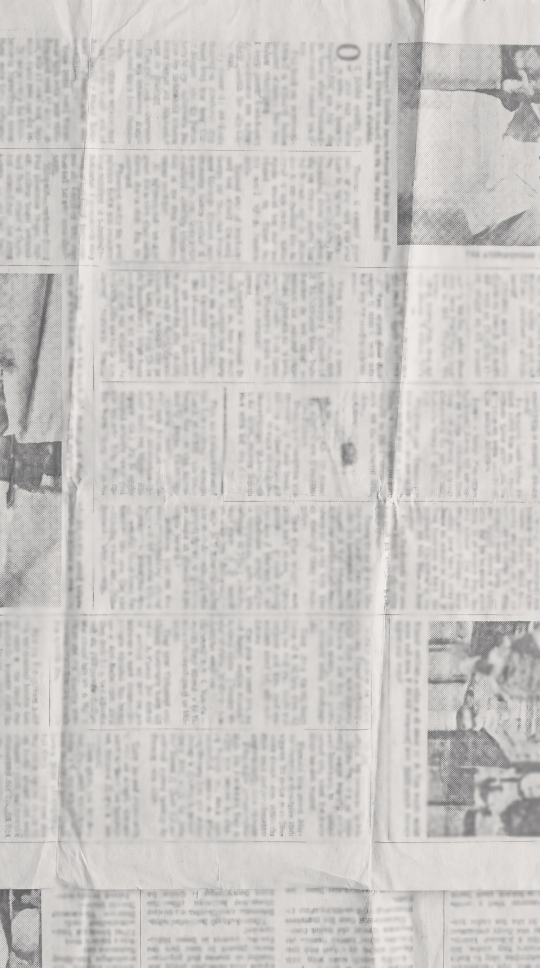
#> input picture collection-pot/thirty-one-years/assets/newsbg.jpg, 1080 x 1935 px (shown at 1/2 size)
$ python duotone.py ../assets/newsbg.jpg ../assets/ukmap.jpg
#> lines starting #> are read from the running program, lines starting #| are printed output that depends on the picture
# Brand duotone: map an image's tones onto Collection Pot charcoal (#2f2f32) → cream (#fffcf8),
# and snap any yellow accent to brand yellow (#f9b910), keeping its shading. Alpha is preserved.
# Usage: python3 duotone.py in.png out.png [--contrast 1.15] [--keep-yellow]
import cv2, numpy as np, sys
src, dst = sys.argv[1], sys.argv[2]
contrast = float(sys.argv[sys.argv.index('--contrast') + 1]) if '--contrast' in sys.argv else 1.12
keep_y = '--keep-yellow' in sys.argv
img = cv2.imread(src, cv2.IMREAD_UNCHANGED)
#> img is the input picture: shape (1935, 1080, 3); mean B, G, R 197.6, 200.1, 202.5
alpha = img[..., 3] if img.shape[2] == 4 else None
bgr = img[..., :3].astype(np.float32)
L = cv2.cvtColor(img[..., :3], cv2.COLOR_BGR2GRAY).astype(np.float32) / 255
L = np.clip((L - 0.5) * contrast + 0.5, 0, 1)
ink = np.array([0x32, 0x2f, 0x2f], np.float32)      # BGR of #2f2f32
paper = np.array([0xf8, 0xfc, 0xff], np.float32)    # BGR of #fffcf8
out = ink * (1 - L[..., None]) + paper * L[..., None]
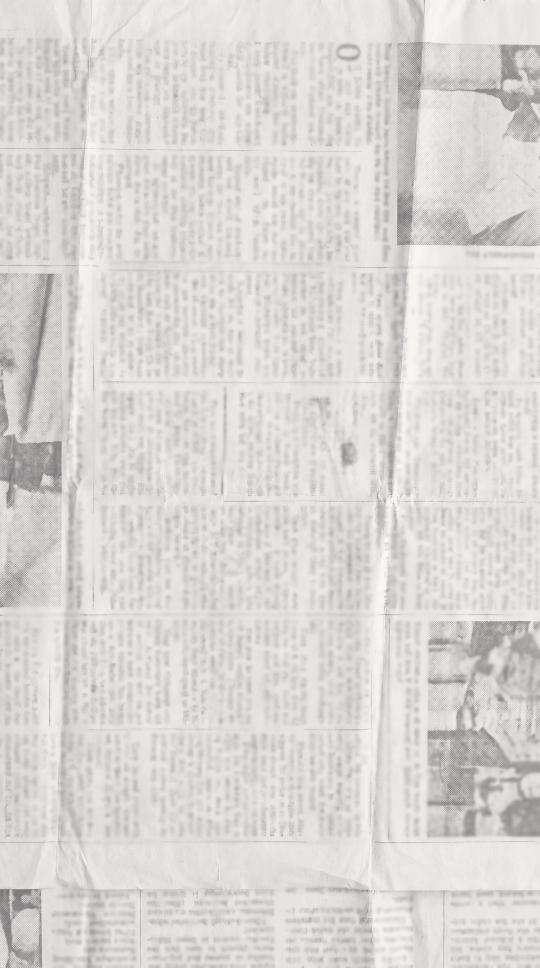
#> out: shape (1935, 1080, 3) float32 (shown at 1/2 size); mean of channels 0, 1, 2 213, 215.3, 217.6; drawn as B, G, R
if keep_y:
    hsv = cv2.cvtColor(img[..., :3], cv2.COLOR_BGR2HSV).astype(np.float32)
    h, s, v = hsv[..., 0], hsv[..., 1] / 255, hsv[..., 2] / 255
    ymask = ((h > 12) & (h < 38) & (s > 0.45) & (v > 0.35)).astype(np.float32)
    ymask = cv2.GaussianBlur(ymask, (5, 5), 0)[..., None]
    yel = np.array([0x10, 0xb9, 0xf9], np.float32)  # BGR of #f9b910
    shade = np.clip(v / max(np.percentile(v[ymask[..., 0] > 0.5], 90) if (ymask > 0.5).any() else 1, 1e-3), 0.55, 1.0)[..., None]
    out = out * (1 - ymask) + (yel * shade) * ymask
out = np.clip(out, 0, 255).astype(np.uint8)
if alpha is not None: out = np.dstack([out, alpha])
cv2.imwrite(dst, out); print(dst)
#| ../assets/ukmap.jpg

$ run again, on collection-pot/thirty-one-years/assets/envelope.png
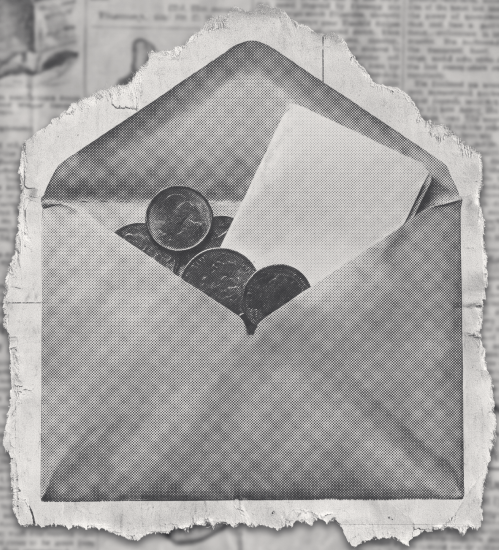
#> input picture collection-pot/thirty-one-years/assets/envelope.png, 997 x 1100 px (shown at 1/2 size)
#> img is the input picture: shape (1100, 997, 4); mean B, G, R, A 162.8, 163.8, 165.5, 202.3
#> `alpha = img[..., 3] if img.shape[2] == 4 else None`:
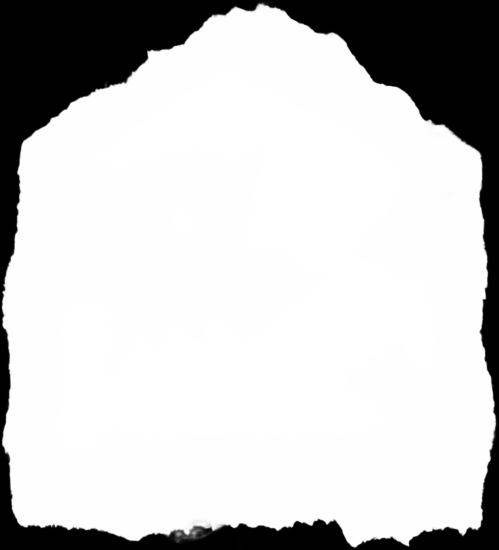
#> alpha: shape (1100, 997) (shown at 1/2 size); min 0, max 255, mean 202.3
#> `out = ink * (1 - L[..., None]) + paper * L[..., None]`:
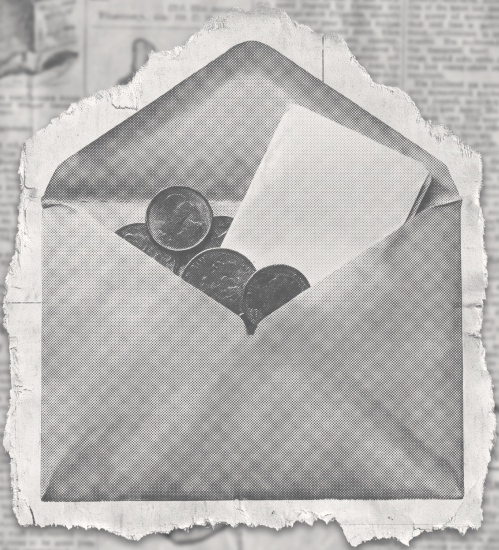
#> out: shape (1100, 997, 3) float32 (shown at 1/2 size); mean of channels 0, 1, 2 180.8, 182.5, 184.4; drawn as B, G, R
#| ../assets/envelope.png
